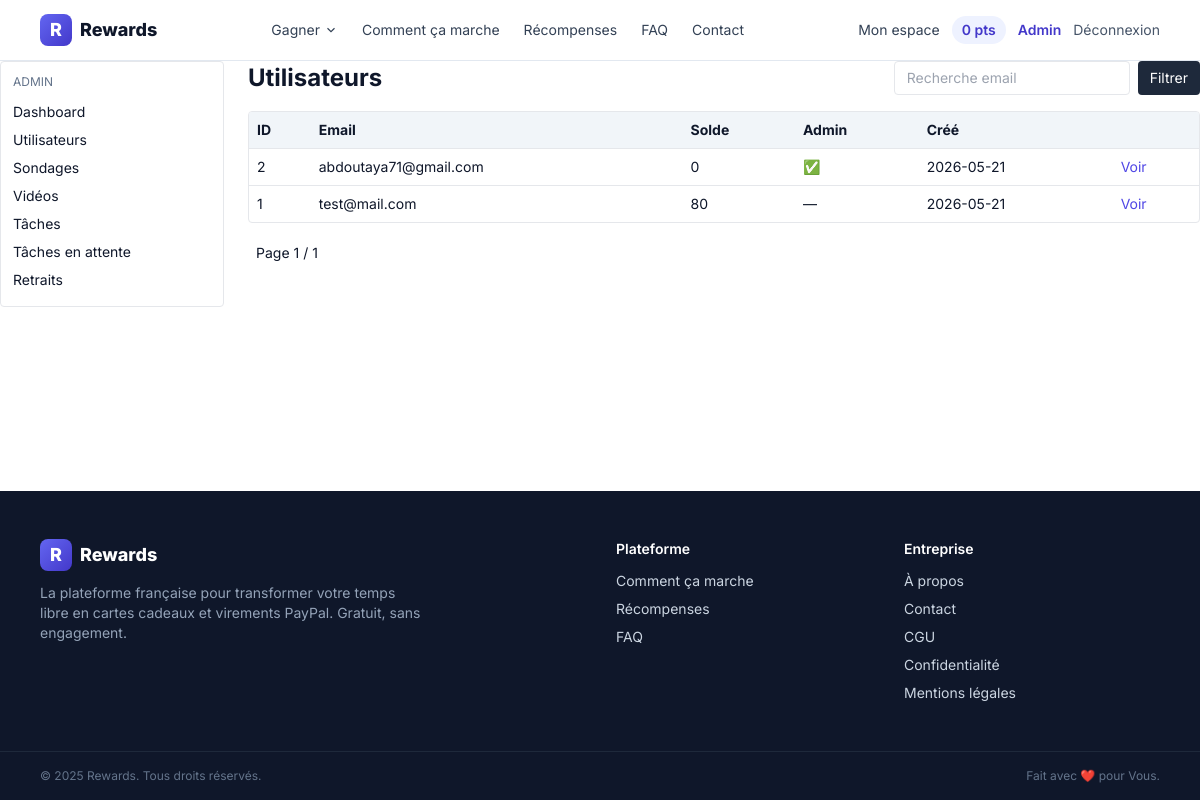
The app's page /admin/users (signed in), older data.
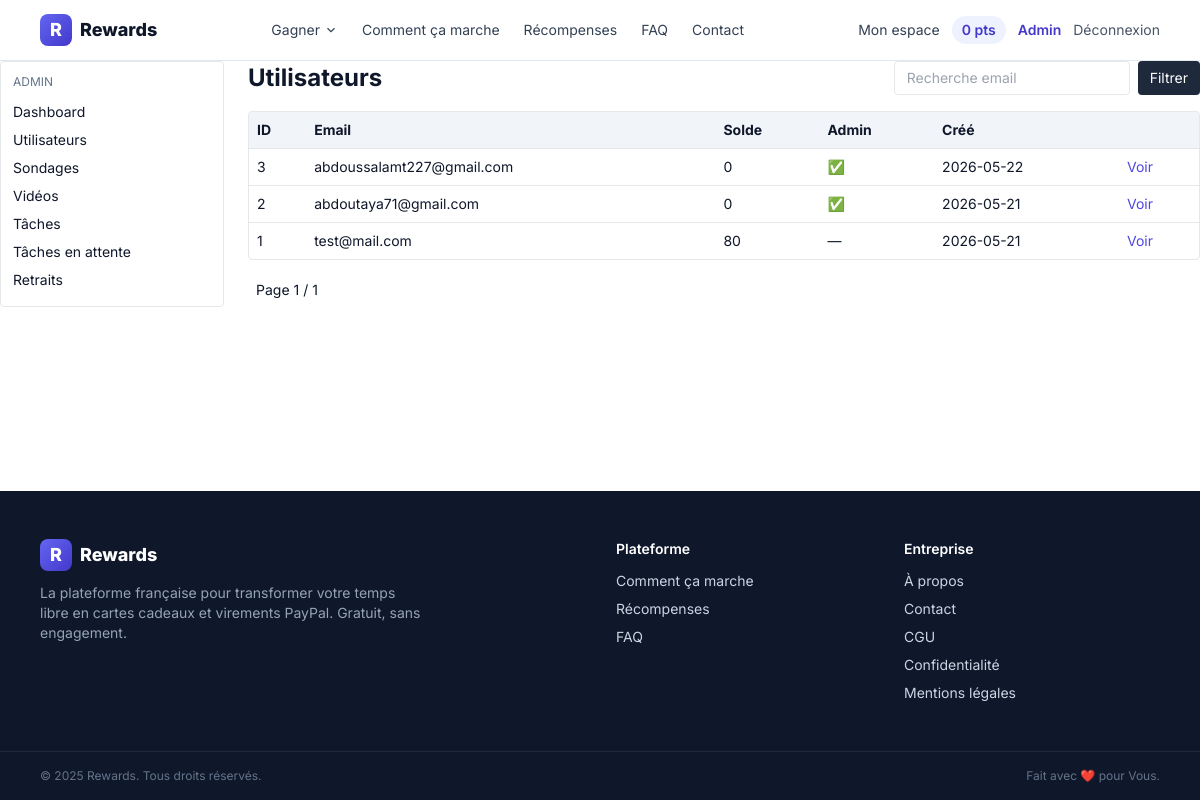
The same page, newer data.
### models.py (models this page shows, shortened)
class User(UserMixin, db.Model):
    __tablename__ = "users"
    id = db.Column(db.Integer, primary_key=True)
    email = db.Column(db.String(255), unique=True, nullable=False, index=True)
    password_hash = db.Column(db.String(255), nullable=False)
    points_balance = db.Column(db.Integer, default=0, nullable=False)
    referral_code = db.Column(db.String(16), unique=True, default=_gen_referral_code, nullable=False)
    referred_by_id = db.Column(db.Integer, db.ForeignKey("users.id"), nullable=True)
    paypal_email = db.Column(db.String(255), nullable=True)
    is_admin = db.Column(db.Boolean, default=False, nullable=False)
    created_at = db.Column(db.DateTime, default=datetime.utcnow, nullable=False)
    transactions = db.relationship("PointTransaction", backref="user", lazy="dynamic")
    completions = db.relationship("Completion", backref="user", lazy="dynamic")
    withdrawals = db.relationship("Withdrawal", backref="user", lazy="dynamic")

### admin/routes.py (the view)
@admin_bp.route("/users")
@admin_required
def users_list():
    page = request.args.get("page", 1, type=int)
    q = (request.args.get("q") or "").strip()
    query = User.query
    if q:
        query = query.filter(User.email.ilike(f"%{q}%"))
    pagination = query.order_by(User.id.desc()).paginate(page=page, per_page=25, error_out=False)
    return render_template("admin/users_list.html", pagination=pagination, q=q)

### admin/routes.py (called while the page is built)
def admin_required(view):
    @wraps(view)
    @login_required
    def wrapper(*args, **kwargs):
        if not getattr(current_user, "is_admin", False):
            abort(403)
        return view(*args, **kwargs)
    return wrapper

### platforms/registry.py (called while the page is built)
def all_platforms(include_disabled: bool = False):
    return [p for p in PLATFORMS if include_disabled or p["enabled"]]

### templates/admin/users_list.html (shortened to what this page needs)
{% extends "admin/_layout.html" %}
{% block admin_content %}
<div class="flex items-center justify-between mb-4">
  <h1 class="text-2xl font-bold">Utilisateurs</h1>
  <form method="get" class="flex gap-2">
    <input name="q" value="{{ q }}" placeholder="Recherche email" class="border rounded px-3 py-1.5 text-sm">
    <button class="bg-slate-800 text-white px-3 py-1.5 rounded text-sm">Filtrer</button>
  </form>
</div>
<div class="bg-white border rounded overflow-hidden">
  <table class="w-full text-sm">
    <thead class="bg-slate-100 text-left">
      <tr>
        <th class="p-2">ID</th><th class="p-2">Email</th><th class="p-2">Solde</th>
        <th class="p-2">Admin</th><th class="p-2">Créé</th><th class="p-2"></th>
      </tr>
    </thead>
    <tbody>
      {% for u in pagination.items %}
      <tr class="border-t">
        <td class="p-2">{{ u.id }}</td>
        <td class="p-2">{{ u.email }}</td>
        <td class="p-2">{{ u.points_balance }}</td>
        <td class="p-2">{{ "✅" if u.is_admin else "—" }}</td>
        <td class="p-2">{{ u.created_at.strftime('%Y-%m-%d') }}</td>
        <td class="p-2"><a class="text-indigo-600 hover:underline" href="{{ url_for('admin.user_detail', user_id=u.id) }}">Voir</a></td>
      </tr>
      {% endfor %}
    </tbody>
  </table>
</div>
<div class="mt-4 flex gap-2 text-sm">
  <span class="px-2 py-1">Page {{ pagination.page }} / {{ pagination.pages or 1 }}</span>
</div>
{% endblock %}

### templates/admin/_layout.html (shortened to what this page needs)
{% extends "base.html" %}
{% block content %}
<div class="flex gap-6">
  <aside class="w-56 shrink-0">
    <div class="bg-white border rounded p-3 sticky top-4">
      <div class="text-xs uppercase text-slate-500 mb-2">Admin</div>
      <nav class="flex flex-col text-sm">
        <a class="py-1 hover:underline" href="{{ url_for('admin.dashboard') }}">Dashboard</a>
        <a class="py-1 hover:underline" href="{{ url_for('admin.users_list') }}">Utilisateurs</a>
        <a class="py-1 hover:underline" href="{{ url_for('admin.surveys_list') }}">Sondages</a>
        <a class="py-1 hover:underline" href="{{ url_for('admin.videos_list') }}">Vidéos</a>
        <a class="py-1 hover:underline" href="{{ url_for('admin.tasks_list') }}">Tâches</a>
        <a class="py-1 hover:underline" href="{{ url_for('admin.tasks_pending') }}">Tâches en attente</a>
        <a class="py-1 hover:underline" href="{{ url_for('admin.withdrawals_list') }}">Retraits</a>
      </nav>
    </div>
  </aside>
  <section class="flex-1 min-w-0">
    {% block admin_content %}{% endblock %}
  </section>
</div>
{% endblock %}

### templates/base.html (shortened to what this page needs)
<!doctype html>
<html lang="fr">
<head>
  <script src="https://cdn.tailwindcss.com"></script>
</head>
<body class="bg-white text-slate-900 min-h-screen flex flex-col">
<header class="bg-white/90 backdrop-blur border-b border-slate-200 sticky top-0 z-40">
  <div class="max-w-6xl mx-auto px-4 py-3 flex items-center justify-between">
    <a href="{{ url_for('index') }}" class="flex items-center gap-2 font-extrabold text-lg">
      <span class="inline-flex w-8 h-8 rounded-lg bg-gradient-to-br from-brand-500 to-brand-700 text-white items-center justify-center">R</span>
      <span>Rewards</span>
    </a>
    <nav class="hidden md:flex items-center gap-6 text-sm">
      <div class="relative group">
        <button class="text-slate-700 hover:text-brand-700 inline-flex items-center gap-1 py-2">
          Gagner
          <svg width="14" height="14" viewBox="0 0 24 24" fill="none" stroke="currentColor" stroke-width="2"><path d="M6 9l6 6 6-6"/></svg>
        </button>
      </div>
      <a href="{{ url_for('pages.how_it_works') }}" class="text-slate-700 hover:text-brand-700">Comment ça marche</a>
      <a href="{{ url_for('pages.rewards') }}" class="text-slate-700 hover:text-brand-700">Récompenses</a>
      <a href="{{ url_for('pages.faq') }}" class="text-slate-700 hover:text-brand-700">FAQ</a>
      <a href="{{ url_for('pages.contact') }}" class="text-slate-700 hover:text-brand-700">Contact</a>
    </nav>
    <div class="hidden md:flex items-center gap-3 text-sm">
      {% if current_user.is_authenticated %}
        <a href="{{ url_for('dashboard.home') }}" class="text-slate-700 hover:text-brand-700">Mon espace</a>
        <a href="{{ url_for('dashboard.home') }}" class="px-2.5 py-1 rounded-full bg-brand-50 text-brand-700 font-semibold">{{ current_user.points_balance }} pts</a>
        {% if current_user.is_admin %}
          <a href="{{ url_for('admin.dashboard') }}" class="text-brand-700 font-semibold">Admin</a>
        {% endif %}
        <a href="{{ url_for('auth.logout') }}" class="text-slate-600 hover:text-brand-700">Déconnexion</a>
      {% else %}
        <a href="{{ url_for('auth.login') }}" class="text-slate-700 hover:text-brand-700">Connexion</a>
        <a href="{{ url_for('auth.signup') }}" class="bg-brand-600 text-white px-4 py-2 rounded-lg font-semibold hover:bg-brand-700 shadow-sm">Commencer gratuitement</a>
      {% endif %}
    </div>
  </div>
</header>
<main class="flex-1">
  {% block content %}{% endblock %}
</main>
{% include 'partials/footer.html' %}
</body>
</html>

### templates/partials/footer.html
<footer class="mt-20 bg-slate-900 text-slate-300">
  <div class="max-w-6xl mx-auto px-4 py-12 grid grid-cols-2 md:grid-cols-4 gap-8 text-sm">
    <div class="col-span-2">
      <div class="flex items-center gap-2 font-extrabold text-white text-lg">
        <span class="inline-flex w-8 h-8 rounded-lg bg-gradient-to-br from-brand-500 to-brand-700 items-center justify-center">R</span>
        Rewards
      </div>
      <p class="mt-3 text-slate-400 max-w-sm">La plateforme française pour transformer votre temps libre en cartes cadeaux et virements PayPal. Gratuit, sans engagement.</p>
    </div>
    <div>
      <h4 class="text-white font-semibold mb-3">Plateforme</h4>
      <ul class="space-y-2">
        <li><a class="hover:text-white" href="{{ url_for('pages.how_it_works') }}">Comment ça marche</a></li>
        <li><a class="hover:text-white" href="{{ url_for('pages.rewards') }}">Récompenses</a></li>
        <li><a class="hover:text-white" href="{{ url_for('pages.faq') }}">FAQ</a></li>
      </ul>
    </div>
    <div>
      <h4 class="text-white font-semibold mb-3">Entreprise</h4>
      <ul class="space-y-2">
        <li><a class="hover:text-white" href="{{ url_for('pages.about') }}">À propos</a></li>
        <li><a class="hover:text-white" href="{{ url_for('pages.contact') }}">Contact</a></li>
        <li><a class="hover:text-white" href="{{ url_for('pages.terms') }}">CGU</a></li>
        <li><a class="hover:text-white" href="{{ url_for('pages.privacy') }}">Confidentialité</a></li>
        <li><a class="hover:text-white" href="{{ url_for('pages.legal') }}">Mentions légales</a></li>
      </ul>
    </div>
  </div>
  <div class="border-t border-slate-800">
    <div class="max-w-6xl mx-auto px-4 py-4 text-xs text-slate-500 flex flex-col md:flex-row justify-between gap-2">
      <span>© 2025 Rewards. Tous droits réservés.</span>
      <span>Fait avec ❤️ pour Vous.</span>
    </div>
  </div>
</footer>

### templates/base.html (style rules this page uses)
body { font-family: 'Inter', system-ui, sans-serif; }

Row changes from the older to the newer data that the page shows:
added User: id "3", email "abdoussalamt227@gmail.com", points_balance "0", is_admin "✅", created_at "2026-05-22"
